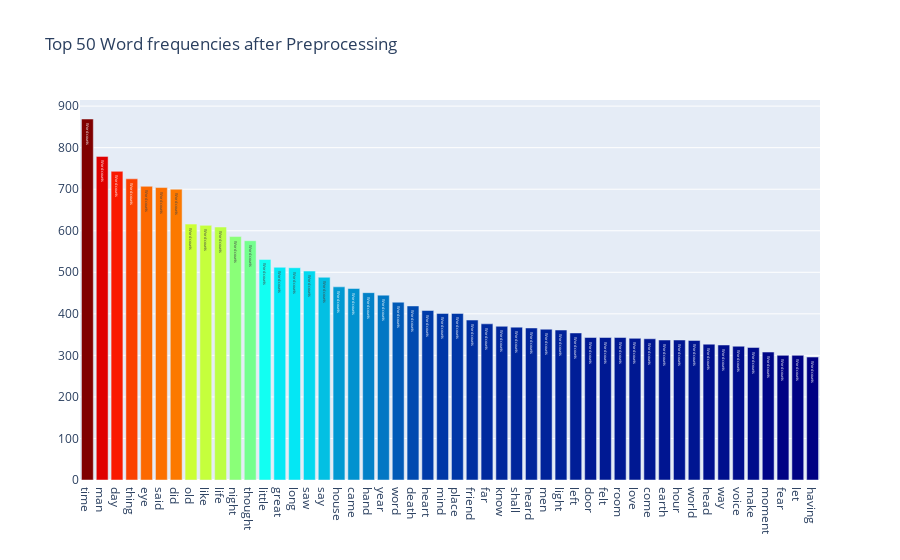
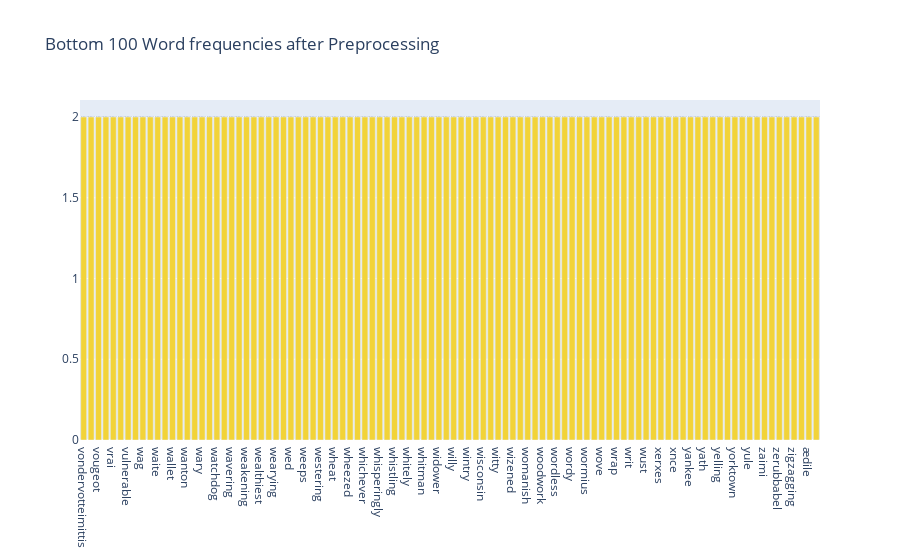

The cell these charts' notebook holds for them, in order:
### Markdown cell above
### Revisiting our Term Frequencies

### Code cell
feature_names = tf_vectorizer.get_feature_names()
count_vec = np.asarray(tf.sum(axis=0)).ravel()
zipped = list(zip(feature_names, count_vec))
x, y = (list(x) for x in zip(*sorted(zipped, key=lambda x: x[1], reverse=True)))
# Now I want to extract out on the top 15 and bottom 15 words
Y = np.concatenate([y[0:15], y[-16:-1]])
X = np.concatenate([x[0:15], x[-16:-1]])

# Plotting the Plot.ly plot for the Top 50 word frequencies
data = [go.Bar(x = x[0:50],
               y = y[0:50],
               marker = dict(colorscale='Jet',
                             color=y[0:50]),
               text = 'Word counts')]

layout = go.Layout(title = 'Top 50 Word frequencies after Preprocessing')

fig = go.Figure(data=data, layout=layout)
py.iplot(fig, filename='basic-bar')
fig.show(renderer="colab")

# Plotting the Plot.ly plot for the Top 50 word frequencies
data = [go.Bar(x = x[-100:],
               y = y[-100:],
               marker = dict(colorscale='Portland',
                             color = y[-100:]),
               text = 'Word counts')]

layout = go.Layout(title = 'Bottom 100 Word frequencies after Preprocessing')
fig = go.Figure(data=data, layout=layout)

py.iplot(fig, filename='basic-bar')
fig.show(renderer="colab")

### Figure 1 — Plotly figure (JSON) as saved in the notebook; plotly's stock layout.template omitted (floating-point values rounded to 4 significant figures)
{"data": [{"marker": {"color": [869, 779, 743, 725, 707, 704, 700, 616, 613, 609, 586, 576, 531, 512, 511, 503, 488, 465, 461, 451, 445, 428, 419, 408, 401, 401, 385, 376, 370, 368, 366, 363, 361, 354, 343, 343, 343, 341, 340, 337, 337, 336, 327, 325, 322, 319, 308, 300, 300, 296], "colorscale": [[0, "rgb(0,0,131)"], [0.2, "rgb(0,60,170)"], [0.4, "rgb(5,255,255)"], [0.6, "rgb(255,255,0)"], [0.8, "rgb(250,0,0)"], [1, "rgb(128,0,0)"]]}, "text": "Word counts", "type": "bar", "y": [869, 779, 743, 725, 707, 704, 700, 616, 613, 609, 586, 576, 531, 512, 511, 503, 488, 465, 461, 451, 445, 428, 419, 408, 401, 401, 385, 376, 370, 368, 366, 363, 361, 354, 343, 343, 343, 341, 340, 337, 337, 336, 327, 325, 322, 319, 308, 300, 300, 296], "x": ["time", "man", "day", "thing", "eye", "said", "did", "old", "like", "life", "night", "thought", "little", "great", "long", "saw", "say", "house", "came", "hand", "year", "word", "death", "heart", "mind", "place", "friend", "far", "know", "shall", "heard", "men", "light", "left", "door", "felt", "room", "love", "come", "earth", "hour", "world", "head", "way", "voice", "make", "moment", "fear", "let", "having"]}], "layout": {"title": {"text": "Top 50 Word frequencies after Preprocessing"}}}

### Figure 2 — Plotly figure (JSON) as saved in the notebook; plotly's stock layout.template omitted (floating-point values rounded to 4 significant figures)
{"data": [{"marker": {"color": [2, 2, 2, 2, 2, 2, 2, 2, 2, 2, 2, 2, 2, 2, 2, 2, 2, 2, 2, 2, 2, 2, 2, 2, 2, 2, 2, 2, 2, 2, 2, 2, 2, 2, 2, 2, 2, 2, 2, 2, 2, 2, 2, 2, 2, 2, 2, 2, 2, 2, 2, 2, 2, 2, 2, 2, 2, 2, 2, 2, 2, 2, 2, 2, 2, 2, 2, 2, 2, 2, 2, 2, 2, 2, 2, 2, 2, 2, 2, 2, 2, 2, 2, 2, 2, 2, 2, 2, 2, 2, 2, 2, 2, 2, 2, 2, 2, 2, 2, 2], "colorscale": [[0, "rgb(12,51,131)"], [0.25, "rgb(10,136,186)"], [0.5, "rgb(242,211,56)"], [0.75, "rgb(242,143,56)"], [1, "rgb(217,30,30)"]]}, "text": "Word counts", "type": "bar", "y": [2, 2, 2, 2, 2, 2, 2, 2, 2, 2, 2, 2, 2, 2, 2, 2, 2, 2, 2, 2, 2, 2, 2, 2, 2, 2, 2, 2, 2, 2, 2, 2, 2, 2, 2, 2, 2, 2, 2, 2, 2, 2, 2, 2, 2, 2, 2, 2, 2, 2, 2, 2, 2, 2, 2, 2, 2, 2, 2, 2, 2, 2, 2, 2, 2, 2, 2, 2, 2, 2, 2, 2, 2, 2, 2, 2, 2, 2, 2, 2, 2, 2, 2, 2, 2, 2, 2, 2, 2, 2, 2, 2, 2, 2, 2, 2, 2, 2, 2, 2], "x": ["vondervotteimittis", "votary", "vougeot", "vowel", "vrai", "vulgarly", "vulnerable", "waddle", "wag", "wainscot", "waite", "wale", "wallet", "wane", "wanton", "warn", "wary", "wast", "watchdog", "waver", "wavering", "waylayings", "weakening", "wealthier", "wealthiest", "wearily", "wearying", "webbed", "wed", "weekly", "weeps", "well", "westering", "westmorland", "wheat", "wheeled", "wheezed", "whereof", "whichever", "whir", "whisperingly", "whistle", "whistling", "whit", "whitely", "whitened", "whitman", "wholesale", "widower", "wield", "willy", "windward", "wintry", "wiping", "wisconsin", "wither", "witty", "wizardry", "wizened", "wolejko", "womanish", "womb", "woodwork", "woolwich", "wordless", "wordsworth", "wordy", "worker", "wormius", "wouldst", "wove", "wraith", "wrap", "wrestled", "writ", "wudn", "wust", "xari", "xerxes", "xii", "xnce", "xwl", "yankee", "yarn", "yath", "yea", "yelling", "yoke", "yorktown", "youngish", "yule", "yuletide", "zaimi", "zar", "zerubbabel", "zigzag", "zigzagging", "zodiacal", "ædile", "æronaut"]}], "layout": {"title": {"text": "Bottom 100 Word frequencies after Preprocessing"}}}
